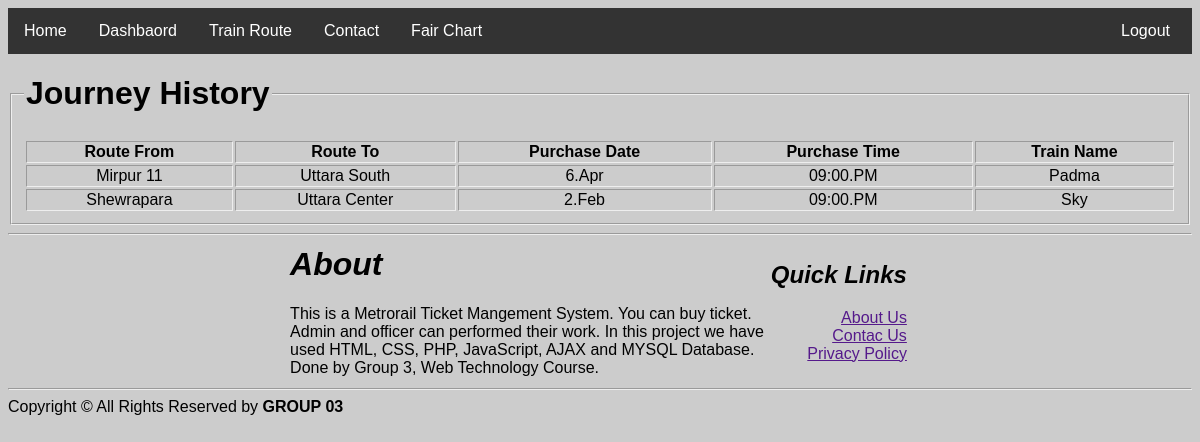
The app's page /user/journey_history.php (signed in) with its own data.
### tables this page shows
CREATE TABLE `tickets` (
  `tkt_id` int(11) NOT NULL,
  `u_email` text NOT NULL,
  `route_from` text NOT NULL,
  `route_to` text NOT NULL,
  `p_date` text NOT NULL,
  `p_time` text NOT NULL,
  `class` text NOT NULL,
  `t_name` text NOT NULL,
  `c_num` text NOT NULL,
  `sit_1` int(11) NOT NULL,
  `sit_2` int(11) NOT NULL,
  `sit_3` int(11) NOT NULL,
  `sit_4` int(11) NOT NULL,
  `sit_5` int(11) NOT NULL,
  `c_tid` int(11) NOT NULL
);

### user/models/db_config.php (called while the page is built, shortened)
<?php
	$db_server="localhost";
	$db_uname="root";
	$db_pass="";
	$db_name="web_project";
	function get($query){
		global $db_server,$db_uname,$db_pass,$db_name;
		$conn = mysqli_connect($db_server,$db_uname,$db_pass,$db_name);
		$data = array();
		if($conn){
			$result = mysqli_query($conn,$query);
			while($row = mysqli_fetch_assoc($result)){
				$data[] = $row;
			}
		}
		return $data;
	}
?>

### user/journey_history.php (the view, shortened to what this page needs)
<?php
 include_once 'controllers/header.php';
 include_once 'models/db_config.php';
$email=$_SESSION["ulog"];
?>
<html>
	<head>
    </head>
	<body>
        <fieldset>
            <legend><h1>Journey History</h1></legend>
            <table border="1" align="center" class="table-1">
            <?php
              $query = "SELECT  tkt_id,route_from,route_to,p_date,p_time,t_name FROM `tickets` WHERE u_email='{$email}'";
              $result=get($query);
              echo "<tr>
                              <th>Route From</th>
                              <th>Route To</th>
                              <th>Purchase Date</th>
                              <th>Purchase Time</th>
                              <th>Train Name</th>
                    </tr>";
                foreach ($result as $row){
                    echo "<tr><td align='center'>$row[route_from]</td>";
                    echo "<td align='center'>$row[route_to]</td>";
                    echo "<td align='center'>$row[p_date]</td>";
                    echo "<td align='center'>$row[p_time]</td>";
                    echo "<td align='center'>$row[t_name]</td></tr>";
                }
            ?>
           </table>
           </fieldset>
	</body>
</html>
<?php
 include 'controllers/footer.php';
?>

### user/controllers/header.php (style rules this page uses)
body { font-family: Arial, Helvetica, sans-serif; background-color: rgb(204, 204, 204); }

### user/journey_history.php (style rules this page uses)
body { background-color: rgb(204, 204, 204); }
.table-1 { font-family: arial, sans-serif; border: 1px; width: 100%; }

### records on screen
tickets: route_from "Mirpur 11", route_to "Uttara South", p_date "6.Apr", p_time "09:00.PM", t_name "Padma"
tickets: route_from "Shewrapara", route_to "Uttara Center", p_date "2.Feb", p_time "09:00.PM", t_name "Sky"
